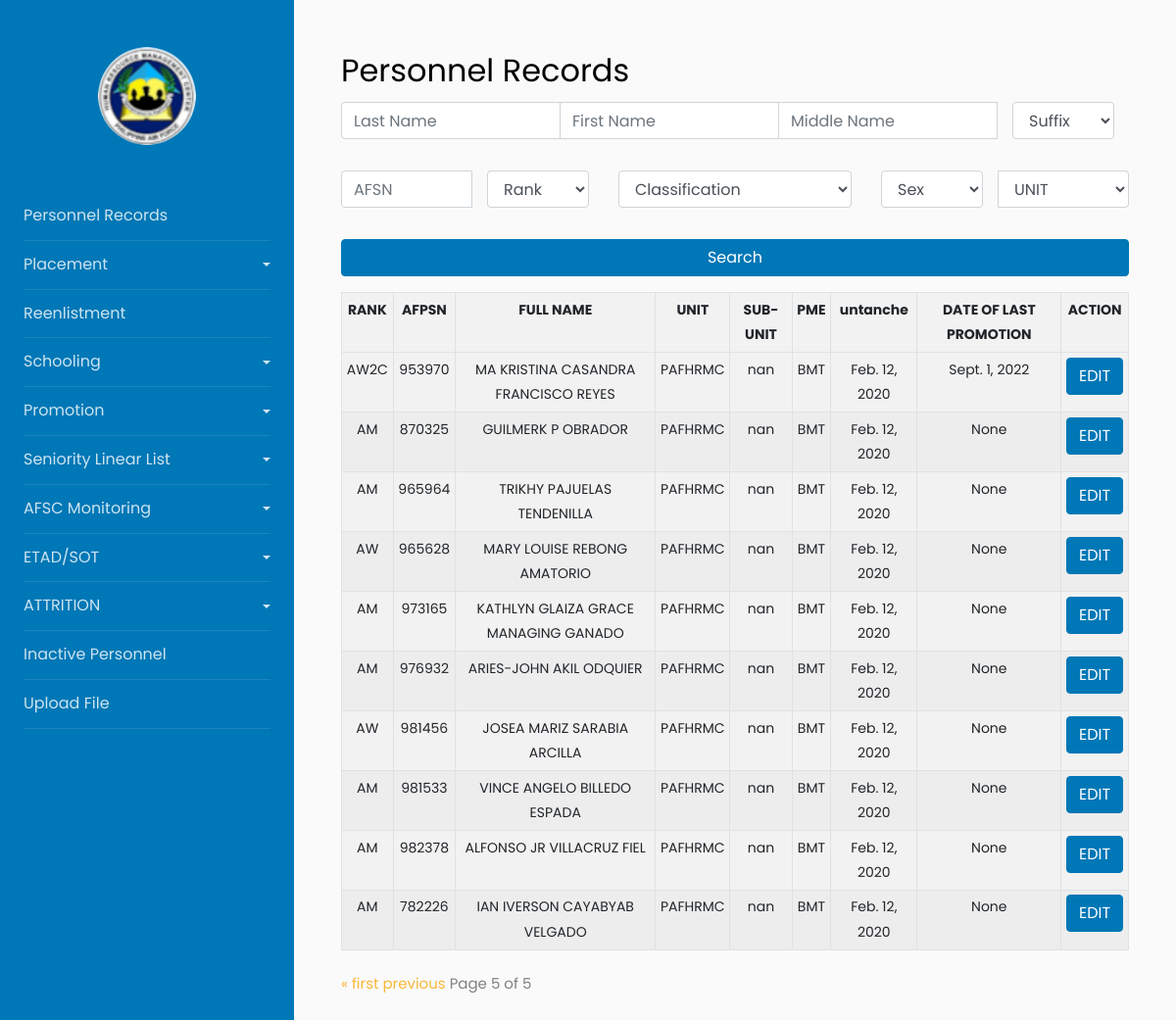
/?page=5, run on an earlier commit of the app's database.
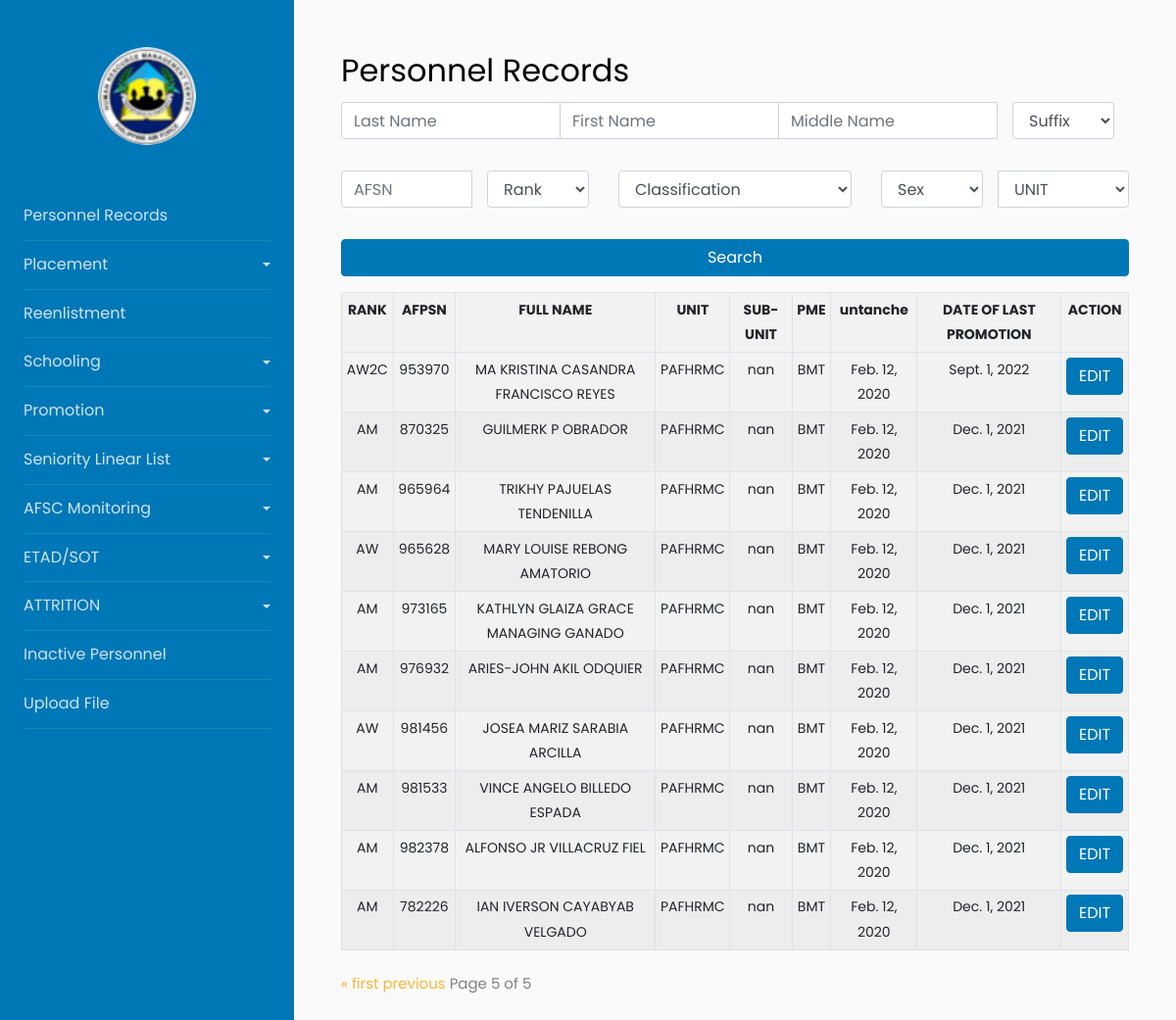
And on a later commit of the database.
### myapp/models.py (models this page shows, shortened)
class PersonnelItem(models.Model):
    RANK = models.CharField(max_length=200)
    LAST_NAME = models.CharField(max_length=200)
    FIRST_NAME = models.CharField(max_length=200)
    MIDDLE_NAME = models.CharField(max_length=200)
    EXTENSION_NAME = models.CharField(max_length=200, blank=True, null=True)
    SERIAL_NUMBER = models.CharField(max_length=200)
    BOS = models.CharField(max_length=200)
    SEX = models.CharField(max_length=10)
    BIRTHDAY = models.DateField(blank=True, null=True)
    CONTACT_NUMBER = models.CharField(max_length=200, blank=True, null=True)
    ADDRESS = models.CharField(max_length=200, blank=True, null=True)
    CLASSIFICATION = models.CharField(max_length=200)
    CATEGORY = models.CharField(max_length=200)
    SOURCE_OF_ENLISTMENT_COMMISION =models.CharField(max_length=200)
    PILOT_RATED_NON_RATED = models.CharField(max_length=200, blank=True, null=True)
    AFSC = models.CharField(max_length=200, blank=True, null=True)
    HIGHEST_PME_COURSES = models.CharField(max_length=200, blank=True, null=True)
    EFFECTIVE_DATE_APPOINTMENT = models.DateField()
    EFFECTIVE_DATE_ENTERED = models.DateField()
    DATE_LAST_PROMOTION_APPOINTMENT = models.DateField(blank=True, null=True)
    UNIT = models.CharField(max_length=200, blank=True, null=True)
    SUB_UNIT = models.CharField(max_length=200, blank=True, null=True)
    DATE_FIRST_TRANCHE_REENLISTMENT = models.DateField( blank=True, null=True)
    DATE_SECOND_TRANCHE_REENLISTMENT = models.DateField( blank=True, null=True)

### myapp/views.py (the view)
# urls.py: path('', views.index, name='index'),
def index(request):
    last_name_query = request.GET.get('last_name')
    first_name_query = request.GET.get('first_name')
    middle_name_query = request.GET.get('middle_name')
    suffix_query = request.GET.get('suffix')
    afsn_query = request.GET.get('afsn')
    rank_query = request.GET.get('rank')
    classification_query = request.GET.get('classification')
    sex_query = request.GET.get('sex')
    unit_query = request.GET.get('unit')
    filters = Q()
    if last_name_query:
        filters &= Q(LAST_NAME__icontains=last_name_query)
    if first_name_query:
        filters &= Q(FIRST_NAME__icontains=first_name_query)
    if middle_name_query:
        filters &= Q(MIDDLE_NAME__icontains=middle_name_query)
    if suffix_query and suffix_query != "Suffix":
        filters &= Q(EXTENSION_NAME__icontains=suffix_query)
    if afsn_query:
        filters &= Q(SERIAL_NUMBER__icontains=afsn_query)  # Change this to 'SERIAL_NUMBER'
    if rank_query and rank_query != "Rank":
        filters &= Q(RANK__icontains=rank_query)
    if classification_query and classification_query != "Classification":
        filters &= Q(CLASSIFICATION__icontains=classification_query)
    if sex_query and sex_query != "Sex":
        filters &= Q(SEX__icontains=sex_query)
    if unit_query:
        filters &= Q(UNIT__icontains=unit_query)
    persons = PersonnelItem.objects.filter(filters)
    paginator = Paginator(persons, 10)
    page_num = request.GET.get("page")
    persons = paginator.get_page(page_num)
    return render(request, 'myapp/index.html', {
        'persons': persons,
        'last_name_query': last_name_query,
        'first_name_query': first_name_query,
        'middle_name_query': middle_name_query,
        'suffix_query': suffix_query,
        'afsn_query': afsn_query,
        'rank_query': rank_query,
        'classification_query': classification_query,
        'sex_query': sex_query,
        'unit_query': unit_query,
    })

### myapp/templates/myapp/index.html (shortened to what this page needs)
{% extends 'Base/base.html' %}
{% block content %}
<h2>Personnel Records</h2>
{% include 'myapp/searchforms.html' %}
{% include 'myapp/tablewithPaginator.html' %}
{% endblock %}

### myapp/templates/myapp/tablewithPaginator.html (shortened to what this page needs)
     <table class="table table-responsive-sm table-bordered table-striped table-sm">
      <tr>
          <th>RANK</th>
          <th>AFPSN</th>
          <th>FULL NAME</th>
          <th>UNIT</th>
          <th>SUB-UNIT</th>
          <th>PME</th>
          <th>untanche</th>
          <th>DATE OF LAST PROMOTION</th>
          <th>ACTION</th>
      </tr>
      {% for person in persons %}
      <tr>
        <td>{{ person.RANK }}</td>
        <td>{{ person.SERIAL_NUMBER }}</td>
        <td>{{ person.FIRST_NAME}} {{person.MIDDLE_NAME}} {{person.LAST_NAME}}</td>
        <td>{{ person.UNIT }}</td>
        <td>{{ person.SUB_UNIT }}</td>
        <td>{{ person.HIGHEST_PME_COURSES }}</td>
        <td>{{ person.DATE_FIRST_TRANCHE_REENLISTMENT }}</td>
        <td>{{ person.DATE_LAST_PROMOTION_APPOINTMENT }}</td>
        <td>
        <button
                class="btn btn-primary openModalButton"
                data-rank="{{ person.RANK }}"
                data-lastname="{{ person.LAST_NAME }}"
                data-firstname="{{ person.FIRST_NAME }}"
                data-middlename="{{ person.MIDDLE_NAME }}"
                data-suffix="{{ person.EXTENSION_NAME }}"
                data-afpsn="{{ person.SERIAL_NUMBER }}"
                data-unit="{{ person.UNIT }}"
                data-subunit="{{ person.SUB_UNIT }}"
                data-birthday="{{ person.BIRTHDAY|date:'d-b-Y' }}"
                data-contactnumber="{{ person.CONTACT_NUMBER }}"
                data-sex="{{ person.SEX }}"
                data-address="{{ person.ADDRESS }}"
                data-classification="{{ person.CLASSIFICATION }}"
                data-sourceofenlistmentcommission="{{ person.SOURCE_OF_ENLISTMENT_COMMISION }}"
                data-category="{{ person.CATEGORY }}"
                data-afsc="{{ person.AFSC }}"
                data-hpme="{{ person.HIGHEST_PME_COURSES }}"
                data-dateenteredmilitary="{{ person.EFFECTIVE_DATE_ENTERED|date:'d-b-Y' }}"
                data-lengthofservice="{{ person.LENGTH_OF_SERVICE }}"
                data-unaTranche="{{ person.DATE_FIRST_TRANCHE_REENLISTMENT|date:'Y-m-d' }}"
                data-dosTranche="{{ person.DATE_SECOND_TRANCHE_REENLISTMENT|date:'Y-m-d' }}"
                data-dateoflastetadsot="{{ person.DATE_SECOND_TRANCHE_REENLISTMENT|date:'Y-m-d' }}"
                data-pilotrating="{{ person.PILOT_RATED_NON_RATED }}"
                data-promotion="{{ person.DATE_LAST_PROMOTION_APPOINTMENT|date:'Y-m-d' }}"
                data-dateofcommissionship="{{ person.DATE_LAST_PROMOTION_APPOINTMENT|date:'d-b-Y' }}"
                data-toggle="modal"
                data-target="#myModal">EDIT</button>
        </td>
    </tr>
      {% endfor %}
  </table>
  {% include 'modals/updateModal.html' %}
  <div class="pagination">
    <span class="step-links">
        {% if persons.has_previous %}
            <a href="?page=1">&laquo; first</a>
            <a href="?page={{ persons.previous_page_number }}">previous</a>
        {% endif %}
        <span class="current">
            Page {{ persons.number }} of {{ persons.paginator.num_pages }}
        </span>
    </span>
  </div>

What changed in the data, as far as the page shows it:
changed PersonnelItem "GUILMERK": DATE_LAST_PROMOTION_APPOINTMENT "None" → "Dec. 1, 2021"
changed PersonnelItem "TRIKHY": DATE_LAST_PROMOTION_APPOINTMENT "None" → "Dec. 1, 2021"
changed PersonnelItem "MARY LOUISE": DATE_LAST_PROMOTION_APPOINTMENT "None" → "Dec. 1, 2021"
changed PersonnelItem "KATHLYN GLAIZA GRACE": DATE_LAST_PROMOTION_APPOINTMENT "None" → "Dec. 1, 2021"
changed PersonnelItem "ARIES-JOHN": DATE_LAST_PROMOTION_APPOINTMENT "None" → "Dec. 1, 2021"
changed PersonnelItem "JOSEA MARIZ": DATE_LAST_PROMOTION_APPOINTMENT "None" → "Dec. 1, 2021"
changed PersonnelItem "VINCE ANGELO": DATE_LAST_PROMOTION_APPOINTMENT "None" → "Dec. 1, 2021"
changed PersonnelItem "ALFONSO JR": DATE_LAST_PROMOTION_APPOINTMENT "None" → "Dec. 1, 2021"
changed PersonnelItem "IAN IVERSON": DATE_LAST_PROMOTION_APPOINTMENT "None" → "Dec. 1, 2021"
